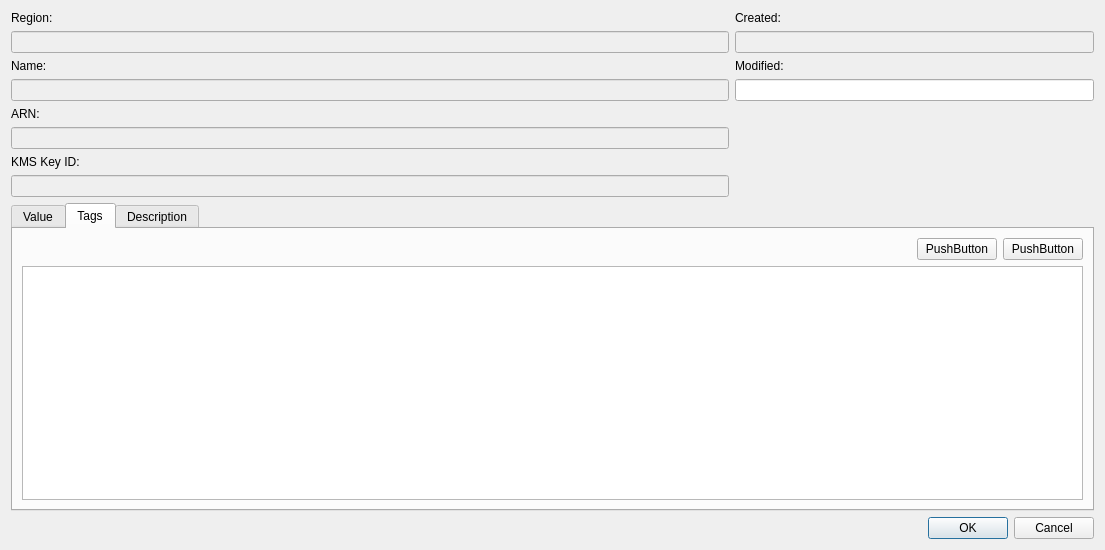
<?xml version="1.0" encoding="UTF-8"?>
<ui version="4.0">
 <class>SSMParameterEditDialog</class>
 <widget class="QDialog" name="SSMParameterEditDialog">
  <property name="geometry">
   <rect>
    <x>0</x>
    <y>0</y>
    <width>1105</width>
    <height>550</height>
   </rect>
  </property>
  <property name="windowTitle">
   <string>SSM Parameter Details</string>
  </property>
  <layout class="QVBoxLayout" name="verticalLayout">
   <item>
    <layout class="QGridLayout" name="gridLayout" columnstretch="2,1">
     <item row="4" column="0">
      <widget class="QLabel" name="arnLabel">
       <property name="text">
        <string>ARN:</string>
       </property>
      </widget>
     </item>
     <item row="5" column="0">
      <widget class="QLineEdit" name="arnEdit">
       <property name="enabled">
        <bool>false</bool>
       </property>
      </widget>
     </item>
     <item row="2" column="0">
      <widget class="QLabel" name="nameLabel">
       <property name="text">
        <string>Name:</string>
       </property>
      </widget>
     </item>
     <item row="1" column="0">
      <widget class="QLineEdit" name="regionEdit">
       <property name="enabled">
        <bool>false</bool>
       </property>
      </widget>
     </item>
     <item row="6" column="0">
      <widget class="QLabel" name="kmsKeyId">
       <property name="text">
        <string>KMS Key ID:</string>
       </property>
      </widget>
     </item>
     <item row="3" column="0">
      <widget class="QLineEdit" name="nameEdit">
       <property name="enabled">
        <bool>false</bool>
       </property>
      </widget>
     </item>
     <item row="0" column="0">
      <widget class="QLabel" name="regionLabel">
       <property name="text">
        <string>Region:</string>
       </property>
      </widget>
     </item>
     <item row="7" column="0">
      <widget class="QLineEdit" name="kmsKeyIdEdit">
       <property name="enabled">
        <bool>false</bool>
       </property>
      </widget>
     </item>
     <item row="0" column="1">
      <widget class="QLabel" name="createdLabel">
       <property name="text">
        <string>Created:</string>
       </property>
      </widget>
     </item>
     <item row="1" column="1">
      <widget class="QLineEdit" name="createdEdit">
       <property name="enabled">
        <bool>false</bool>
       </property>
      </widget>
     </item>
     <item row="2" column="1">
      <widget class="QLabel" name="modifiedLabel">
       <property name="text">
        <string>Modified:</string>
       </property>
      </widget>
     </item>
     <item row="3" column="1">
      <widget class="QLineEdit" name="modifiedEdit"/>
     </item>
    </layout>
   </item>
   <item>
    <widget class="QTabWidget" name="tabWidget">
     <property name="currentIndex">
      <number>1</number>
     </property>
     <widget class="QWidget" name="valueTab">
      <attribute name="title">
       <string>Value</string>
      </attribute>
      <layout class="QVBoxLayout" name="verticalLayout_3">
       <item>
        <layout class="QGridLayout" name="gridLayout_2">
         <item row="1" column="2">
          <widget class="QPushButton" name="showValueButton">
           <property name="toolTip">
            <string>Show value unencrypted</string>
           </property>
           <property name="text">
            <string>Show</string>
           </property>
           <property name="checkable">
            <bool>true</bool>
           </property>
          </widget>
         </item>
         <item row="1" column="0">
          <widget class="QLineEdit" name="secretStringEdit">
           <property name="enabled">
            <bool>false</bool>
           </property>
          </widget>
         </item>
         <item row="1" column="3">
          <widget class="QPushButton" name="editValueButton">
           <property name="toolTip">
            <string>Edit value</string>
           </property>
           <property name="text">
            <string>Edit</string>
           </property>
          </widget>
         </item>
         <item row="0" column="0">
          <widget class="QLabel" name="secretStringLabel">
           <property name="text">
            <string>Secret String:</string>
           </property>
          </widget>
         </item>
         <item row="2" column="0">
          <spacer name="verticalSpacer">
           <property name="orientation">
            <enum>Qt::Orientation::Vertical</enum>
           </property>
           <property name="sizeHint" stdset="0">
            <size>
             <width>20</width>
             <height>40</height>
            </size>
           </property>
          </spacer>
         </item>
         <item row="1" column="1">
          <widget class="QPushButton" name="clipboardButton">
           <property name="toolTip">
            <string>Copy value to clipboard</string>
           </property>
           <property name="text">
            <string>Clip</string>
           </property>
          </widget>
         </item>
        </layout>
       </item>
      </layout>
     </widget>
     <widget class="QWidget" name="tagsTab">
      <attribute name="title">
       <string>Tags</string>
      </attribute>
      <layout class="QVBoxLayout" name="verticalLayout_2">
       <item>
        <layout class="QHBoxLayout" name="horizontalLayout">
         <item>
          <spacer name="horizontalSpacer">
           <property name="orientation">
            <enum>Qt::Orientation::Horizontal</enum>
           </property>
           <property name="sizeHint" stdset="0">
            <size>
             <width>40</width>
             <height>20</height>
            </size>
           </property>
          </spacer>
         </item>
         <item>
          <widget class="QPushButton" name="addTagButton">
           <property name="text">
            <string>PushButton</string>
           </property>
          </widget>
         </item>
         <item>
          <widget class="QPushButton" name="tagsRefreshButton">
           <property name="text">
            <string>PushButton</string>
           </property>
          </widget>
         </item>
        </layout>
       </item>
       <item>
        <widget class="QTableView" name="tagsTableView"/>
       </item>
      </layout>
     </widget>
     <widget class="QWidget" name="tab">
      <attribute name="title">
       <string>Description</string>
      </attribute>
      <layout class="QVBoxLayout" name="verticalLayout_4">
       <item>
        <widget class="QTextEdit" name="descriptionEdit"/>
       </item>
      </layout>
     </widget>
    </widget>
   </item>
   <item>
    <widget class="QDialogButtonBox" name="buttonBox">
     <property name="standardButtons">
      <set>QDialogButtonBox::StandardButton::Cancel|QDialogButtonBox::StandardButton::Ok</set>
     </property>
    </widget>
   </item>
  </layout>
 </widget>
 <resources/>
 <connections/>
</ui>
